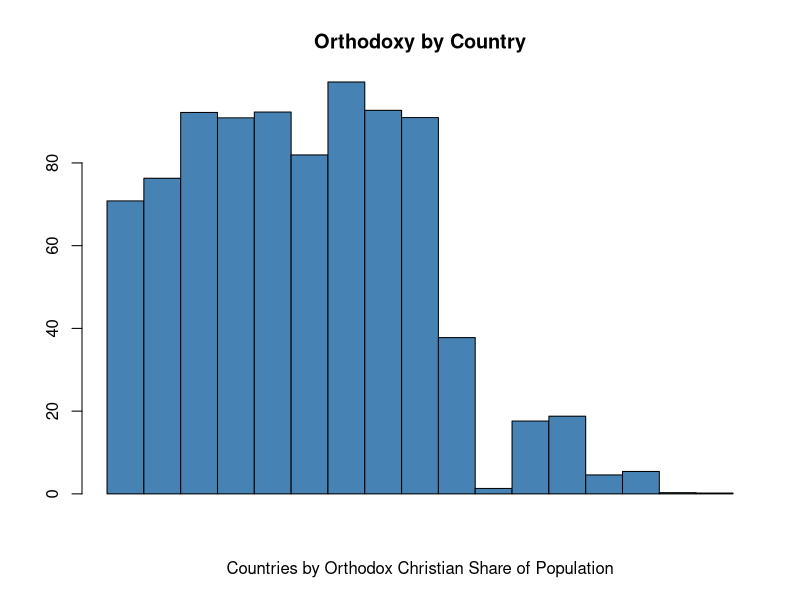
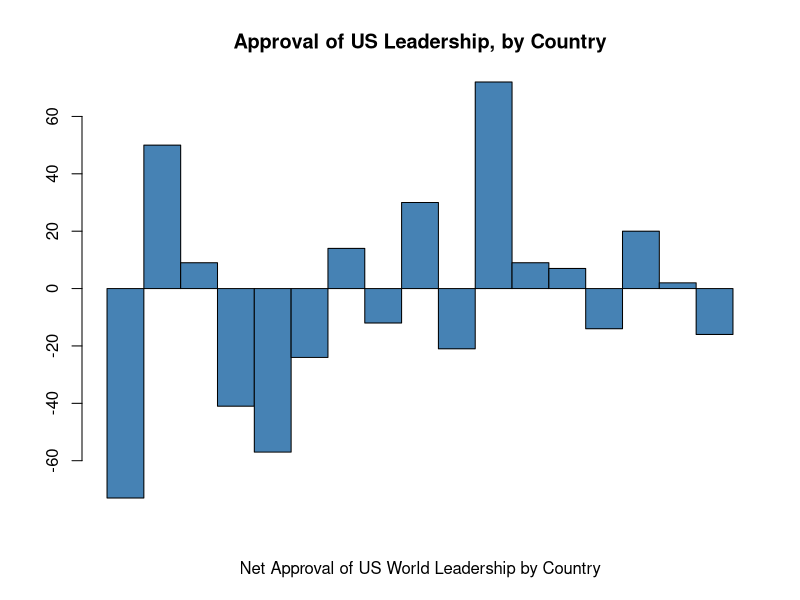
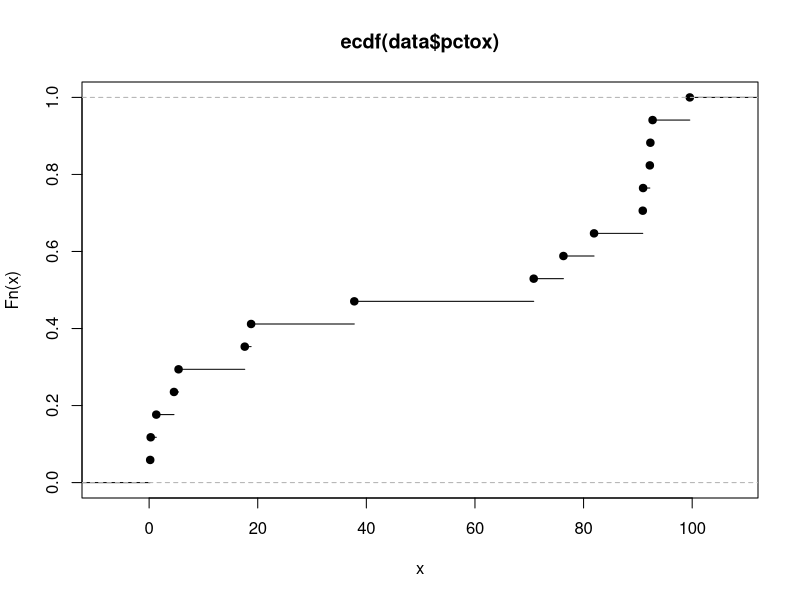
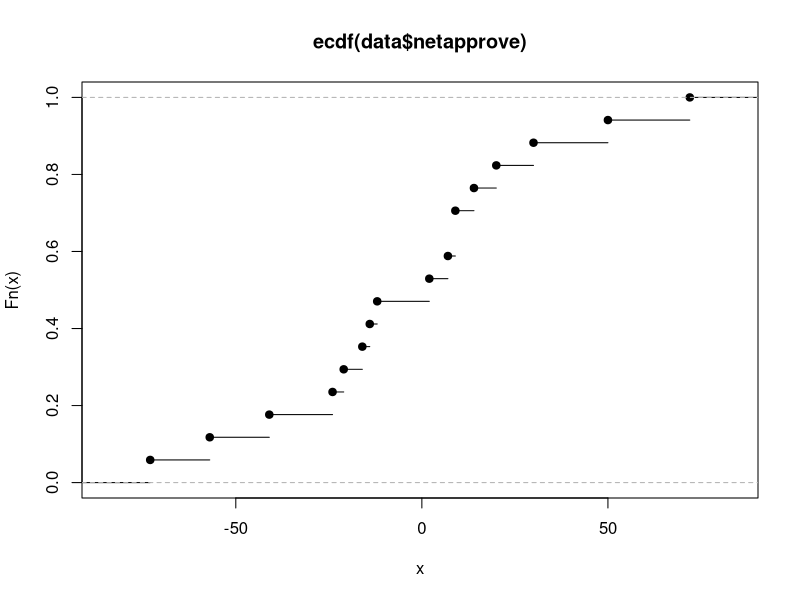

Here is the R script that generated these plots, in order: (Note: this script raises an error after producing the figures.)
## ---- chunk 1
#| label: setup
#| warning: false

library(tidyverse)

knitr::opts_chunk$set(echo = TRUE)
## ---- chunk 2
library(dplyr)
library(readxl)

data <- read_csv("Orthodoxy_and_US_leadership_cleaned.csv")
data$pctox <- data$pctox * 100

## ---- chunk 3

#Probability distribution of percent Orthodox by country

probability <- data$pctox

barplot(probability, 
        xlab = "Countries by Orthodox Christian Share of Population", 
        col = "steelblue", 
        space = 0, 
        main = "Orthodoxy by Country")

#Probability distribution of net approval by country

probability2 <- data$netapprove

barplot(probability2, 
        xlab = "Net Approval of US World Leadership by Country", 
        col = "steelblue", 
        space = 0, 
        main = "Approval of US Leadership, by Country")



#Cumulative distribution of the percentage of Orthodox Christians by country

plot(ecdf(data$pctox))

#Cumulative distribution of the net approval rating by country of US leadership in the world
plot(ecdf(data$netapprove))



## ---- chunk 4

# Create a vector to store the oxbucket values
oxbucket <- character(length(data$pctox))

# Assign values to oxbucket based on pctox
oxbucket[data$pctox < 2] <- "<2%"
oxbucket[data$pctox >= 2 & data$pctox < 5] <- "2-5%"
oxbucket[data$pctox >= 5 & data$pctox < 10] <- "5-10%"
oxbucket[data$pctox >= 10 & data$pctox < 25] <- "10-25%"
oxbucket[data$pctox >= 25 & data$pctox < 50] <- "25-50%"
oxbucket[data$pctox >= 50 & data$pctox < 75] <- "50-75%"
oxbucket[data$pctox >= 75 & data$pctox < 100] <- "75-100%"

# Add the oxbucket variable to the data frame
data$oxbucket <- oxbucket

## ---- chunk 5
avgs <- data %>%
  group_by(bordruua, oxbucket) %>%
  summarize(mean(netapprove),
  sd(netapprove),
  n())
  
## ---- chunk 6
border <- avgs %>% dplyr::filter(bordruua == 1)
noborder <- avgs %>% dplyr::filter(bordruua == 0)


## ---- chunk 7

colnames(border) <- c("Border_war", "Percent_orthodox", "mean_net_approval", "SD_net_approval", "number")
colnames(noborder) <- c("Border_war", "Percent_orthodox", "mean_net_approval", "SD_net_approval", "number")
  
## ---- chunk 8
gap <- border$mean_net_approval - noborder$mean_net_approval

gap_se <- sqrt(border$SD_net_approval^2 / border$number + noborder$SD_net_approval^2 / noborder$number)

gap_ci_l <- gap - 1.96 * gap_se

gap_ci_u <- gap + 1.96 * gap_se

result <- cbind(border[,-1], noborder[-(1:2)], gap, gap_se, gap_ci_l, gap_ci_u)


print(result, digits = 3)
## ---- chunk 9
plot(data$pctox,
     data$netapprove,
     type = "p",
     main = "Countries: Percent Orthodox Christian vs. Net Approval of US Leadership",
     cex.main = 1,
     xlab = "Percent Orthodox",
     ylab = "Net Approval of US Leadership",
     col = "steelblue",
     pch = 19)

## ---- chunk 10

model <- lm(data$netapprove ~ data$pctox)
plot2 <- plot(data$netapprove ~ data$pctox)

abline(a = 2.438959, b = -0.1798092)

